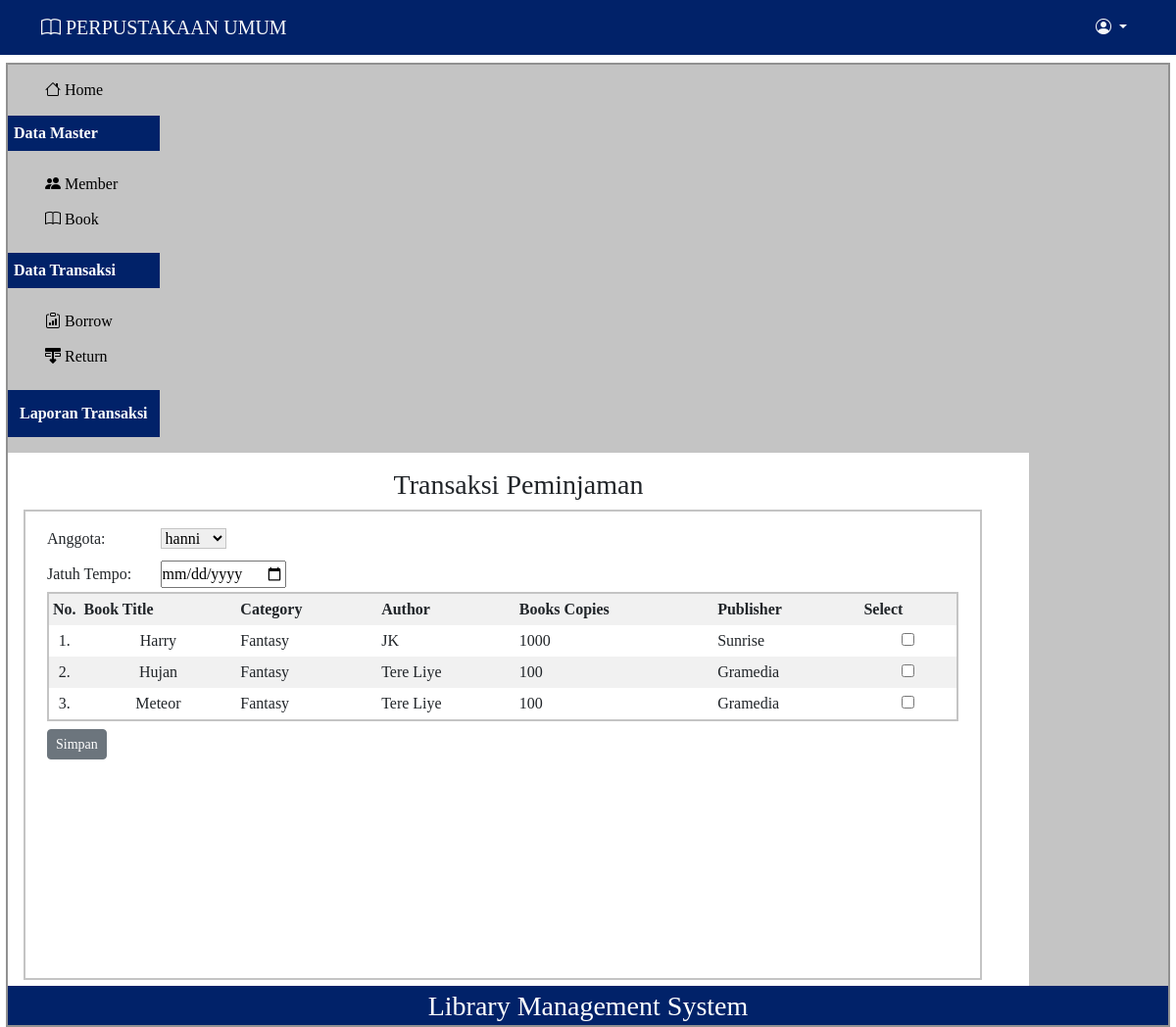
Screenshot of /index.php?p=addborrow (signed in) with the database file from the repository.
### tables this page shows
CREATE TABLE `book` (
  `book_id` int(11) NOT NULL,
  `book_title` varchar(255) NOT NULL,
  `category` varchar(100) DEFAULT NULL,
  `author` varchar(100) DEFAULT NULL,
  `book_copies` int(11) DEFAULT NULL,
  `publisher_name` varchar(100) DEFAULT NULL,
  `is_borrowed` tinyint(4) NOT NULL DEFAULT 0
);

### pages/addborrow.php (the view, shortened to what this page needs)
<?php
include "koneksi.php";
$dml = "SELECT * FROM tbanggota ORDER BY nama ASC";
$qry = mysqli_query($db, $dml);
?>
<div id="label-page">
    <h3>Transaksi Peminjaman</h3>
</div>
<div id="content">
    <div class="container">
        <form method="post" action="proses/borrow_save.php" enctype="multipart/form-data">
            <table id="tabel-input">
                <tr>
                    <td class="label-formulir">Anggota: </td>
                    <td class="isian-formulir">
                        <select name="idanggota" class="isian-formulir-select isian-formulir-border" required>
                            <?php
                            while ($row = mysqli_fetch_array($qry)) {
                                $id = $row['idanggota'];
                                echo "<option value='$id'>" . $row['nama'] . "</option>";
                            }
                            ?>
                        </select>
                    </td>
                </tr>
                <tr>
                    <td class="label-formulir">Jatuh Tempo: </td>
                    <td class="isian-formulir">
                        <input type="date" name="duedate" required>
                    </td>
                </tr>
            </table>
            <table id="tabel-tampil">
                <tr>
                    <th id="label-tampil-no">No.</th>
                    <th>Book Title</th>
                    <th>Category</th>
                    <th>Author</th>
                    <th>Books Copies</th>
                    <th>Publisher</th>
                    <th>Select</th>
                </tr>
                <?php
                $dml = "SELECT * FROM book ORDER BY book_title ASC";
                $qry = mysqli_query($db, $dml);
                $no = 1;
                while ($row = mysqli_fetch_array($qry)) {
                    $id = $row['book_id'];
                ?>
                    <tr>
                        <td>
                            <center><?php echo $no . "."; ?><center>
                        </td>
                        <td>
                            <center><?php echo $row['book_title'] ?></center>
                        </td>
                        <td><?php echo $row['category']; ?></td>
                        <td><?php echo $row['author']; ?></td>
                        <td><?php echo $row['book_copies']; ?></td>
                        <td><?php echo $row['publisher_name']; ?></td>
                        <td>
                            <center><input type="checkbox" name="selector[]" value="<?php echo $id; ?>"></center>
                        </td>
                    </tr>
                <?php $no++;
                } ?>
            </table>
            <div class="control-group my-2">
                <div class="controls">
                    <button class="btn  btn-sm btn-secondary" name="submit" type="submit">Simpan</button>
                </div>
            </div>
        </form>
    </div>
</div>

### css/style.css (style rules this page uses)
* { margin: 0; padding: 0; }
body { height: 100vh; }
#content { float: left; width: 96.8%; min-height: 480px; border: 2px solid #c4c4c4; padding: 10px; margin-bottom: 6px; }
#tabel-tampil { border: 2px solid #c4c4c4; width: 100%; }
#tabel-tampil tr:nth-child(odd) { background-color: #F1F1F1; }
#tabel-tampil tr th { padding: 4px; text-align: left; }
#tabel-tampil td { padding: 4px; }
#label-tampil-no { width: 30px; }
#label-page { text-align: center; }
#tabel-input { width: 100%; }
.label-formulir { width: 12%; height: 36px; margin: 20px; }
.isian-formulir { width: 80%; padding: 4px; width: 99.8%; }
.isian-formulir-border { border: 1px solid #C4C4C4; }

### rows the page displays
book: book_title "Harry", category "Fantasy", author "JK", book_copies "1000", publisher_name "Sunrise"
book: book_title "Hujan", category "Fantasy", author "Tere Liye", book_copies "100", publisher_name "Gramedia"
book: book_title "Meteor", category "Fantasy", author "Tere Liye", book_copies "100", publisher_name "Gramedia"

### other values shown
form field idanggota "hanni"
